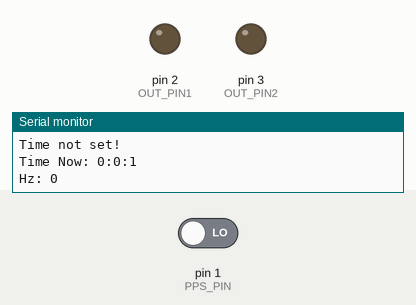
This sketch was run on a simulated Teensy 4. Parts: output pins drawn as LEDs (lit = HIGH), the last lines printed to the serial monitor. The inputs (shaded band) are chosen by the test bench; at power-on: pin 1 (PPS_PIN) LOW.

Above: at 1.2 s.
1.3 s: pin 1 (PPS_PIN) driven HIGH
At 1.9 s:
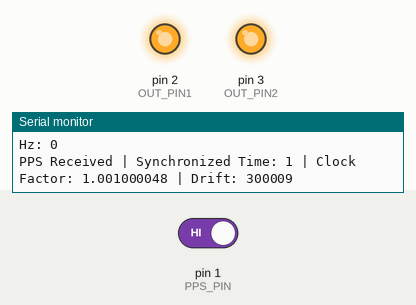
Timing chart, 0 to 4.3 s (numbered marks = the images above; inputs shaded):
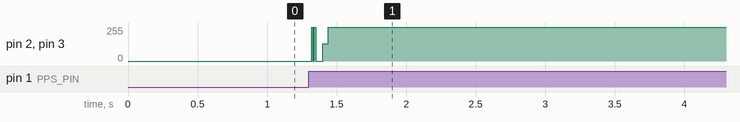

The sketch:

time_sync_new.ino
```cpp
#include <IntervalTimer.h>
#include <TimeLib.h>

IntervalTimer timer;

const uint8_t PPS_PIN = 1;      // Pin where the PPS signal is connected
const uint8_t OUT_PIN1 = 2;     // Pins for camera trigger outputs
const uint8_t OUT_PIN2 = 3;

volatile bool ppsReceived = false;
volatile bool state = LOW;              // To keep track of the trigger pins state (HIGH or LOW)
volatile unsigned long ppsMicros = 0;   // To keep track of the PPS signal time
long drift = 0;
const unsigned long PPS_INTERVAL_US = 1000000;  // 1 second in microseconds
float clockFactor = 1.0;  // Clock factor to adjust the drift
const unsigned long DEBOUNCE_TIME_US = 950000; // 100 microseconds debounce time

// PID controller parameters
float Kp = 0.1;
float Ki = 0.01;
float Kd = 0.01;
float integral = 0;
float lastError = 0;

// Software clock variables
unsigned long softwareMicros = 0;
unsigned long lastSoftwareMicros = 0;
volatile time_t synchronizedTime = 0;

// Variables to limit triggers to 10 per second
const int MAX_TRIGGERS_PER_SECOND = 10;
volatile int triggerCount = 0;

// Function to toggle the output pins
void togglePin() {
  // Check if we are within the 10 triggers limit
  if (triggerCount < MAX_TRIGGERS_PER_SECOND) {
    // Toggle the output pins
    digitalWrite(OUT_PIN1, state);
    digitalWrite(OUT_PIN2, state);
    state = !state;

    // Increment the trigger count
    triggerCount++;
  } else {
    // Keep the state LOW after 10 triggers
    if (state == HIGH) {
      Serial.println("Reached 10Hz");
      state = LOW;
      digitalWrite(OUT_PIN1, LOW);
      digitalWrite(OUT_PIN2, LOW);
    }
  }
}

time_t getPPS() {
  noInterrupts();
  time_t currentSyncTime = synchronizedTime;
  interrupts();
  return currentSyncTime;
}

// Interrupt function for PPS signal
void ppsInterrupt() {
  noInterrupts();
  unsigned long currentMicros = micros();
  if (currentMicros - ppsMicros > DEBOUNCE_TIME_US) {
    // Stop the timer
    timer.end();

    // Reset the trigger count for the new second
    triggerCount = 0;

    // Calculate interval since last PPS
    unsigned long interval = currentMicros - ppsMicros;
    ppsMicros = currentMicros;

    // Calculate drift (difference from expected interval)
    drift = (long)interval - (long)PPS_INTERVAL_US;

    // PID Controller for Drift Compensation
    float error = drift;                  // Current error
    integral += error;                    // Accumulate integral
    float derivative = error - lastError; // Calculate derivative
    float adjustment = (Kp * error) + (Ki * integral) + (Kd * derivative);
    lastError = error;

    // Adjust clockFactor based on PID output
    clockFactor += adjustment * 1e-5; // Microseconds to small factor

    // Clamp clockFactor to prevent excessive adjustments
    clockFactor = constrain(clockFactor, 0.999, 1.001);

    // Update the synchronized time
    softwareMicros += (unsigned long)(PPS_INTERVAL_US * clockFactor);
    synchronizedTime = softwareMicros / 1000000; // Convert to seconds

    ppsReceived = true;

    // Reset the state to LOW on PPS
    if (state == HIGH) {
      state = LOW;
    }

    // Restart the timer to trigger the cameras, limiting to 10 triggers per second
    timer.begin(togglePin, 100000 / MAX_TRIGGERS_PER_SECOND); // 100ms / 10 triggers = 10Hz
  }
  interrupts();
}

// Setup function
void setup() {
  // Initialize pins
  pinMode(OUT_PIN1, OUTPUT);
  pinMode(OUT_PIN2, OUTPUT);
  pinMode(PPS_PIN, INPUT);

  // Attach the PPS interrupt
  attachInterrupt(digitalPinToInterrupt(PPS_PIN), ppsInterrupt, RISING);

  // Initialize the system time synchronization with PPS
  Serial.begin(115200);

  synchronizedTime = 0;
  softwareMicros = 0;

  setSyncProvider(getPPS);
  setSyncInterval(1);

  // Check if TimeLib synchronization is successful
  if (timeStatus() != timeSet) {
    Serial.println("Time not set!");
  } else {
    Serial.println("Time set successfully.");
  }
}

// Main loop
void loop() {
  if(ppsReceived) {
    ppsReceived = false;
    Serial.print("PPS Received ");
    Serial.print("| Synchronized Time: ");
    Serial.print(synchronizedTime);
    Serial.print(" | Clock Factor: ");
    Serial.print(clockFactor, 9);
    Serial.print(" | Drift: ");
    Serial.println(drift);
  }

  static time_t lastPrint = 0;
  time_t currentTime = now();

  if (currentTime != lastPrint) {
    Serial.print("Time Now: ");
    Serial.print(hour());
    Serial.print(":");
    Serial.print(minute());
    Serial.print(":");
    Serial.println(second());
    lastPrint = currentTime;

    // print hz
    Serial.print("Hz: ");
    Serial.println(triggerCount);


  }
}
```

Measured:
- after the input at 1.3 s, pin 2 (OUT_PIN1), pin 3 (OUT_PIN2): 0/255 → 255/255 at once
